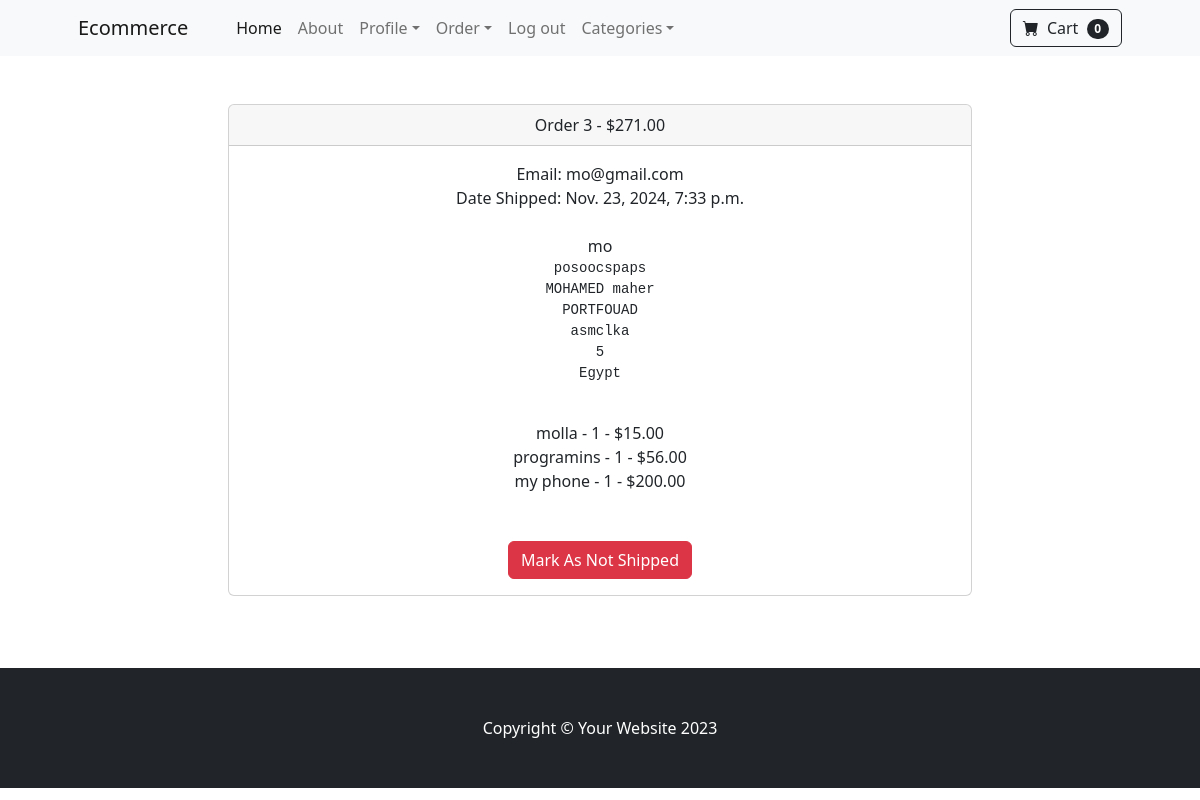
The app's page /payment/orders/3 (signed in) with its own data.
### payment/models.py (models this page shows, shortened)
class Order(models.Model):
	user = models.ForeignKey(User, on_delete=models.CASCADE, null=True, blank=True)
	full_name = models.CharField(max_length=250)
	email = models.EmailField(max_length=250)
	shipping_address = models.TextField(max_length=15000)
	amount_paid = models.DecimalField(max_digits=7, decimal_places=2)
	date_ordered = models.DateTimeField(auto_now_add=True)
	shipped = models.BooleanField(default=False)
	date_shipped = models.DateTimeField(blank=True, null=True)

class OrderItem(models.Model):
	order = models.ForeignKey(Order, on_delete=models.CASCADE, null=True)
	product = models.ForeignKey(Product, on_delete=models.CASCADE, null=True)
	user = models.ForeignKey(User, on_delete=models.CASCADE, null=True, blank=True)
	quantity = models.PositiveBigIntegerField(default=1)
	price = models.DecimalField(max_digits=7, decimal_places=2)

### store/models.py (models this page shows)
class Product(models.Model):
    name = models.CharField(max_length=50)
    price = models.DecimalField(default=0, decimal_places=2, max_digits=6)
    category = models.ForeignKey(Category, on_delete=models.CASCADE, default=1)
    description = models.CharField(max_length=250, default='', blank=True, null=True)
    image = models.ImageField(upload_to='uploads/product/')
    is_sale = models.BooleanField(default=False)
    sale_price = models.DecimalField(default=0, decimal_places=2, max_digits=6)
    def __str__(self):
        return self.name

### payment/views.py (the view, shortened to what this page needs)
# urls.py: path('orders/<int:pk>', views.orders, name='orders'),
def orders(request, pk):
	if request.user.is_authenticated and request.user.is_superuser:
		order = Order.objects.get(id=pk)
		items = OrderItem.objects.filter(order=pk)
		return render(request, 'payment/orders.html', {"order":order, "items":items})
	else:
		messages.success(request, "Access Denied")
		return redirect('home')

### cart/cart.py (called while the page is built)
    def __len__(self):
        return len(self.cart)

### cart/context_processors.py (called while the page is built)
def cart(request):
	return {'cart': Cart(request)}

### payment/templates/payment/orders.html (shortened to what this page needs)
{% extends 'base.html' %}
{% block content %}
        <div class="container">
        	<div class="row">
        		<center>
        			<div class="col-8">
        				<br/><br/>
<div class="card">
  <div class="card-header">
    Order {{ order.id}} - ${{order.amount_paid}}
  </div>
  <div class="card-body">
    Email: {{ order.email}}<br/>
    {% if order.date_shipped %}
      Date Shipped: {{ order.date_shipped}}
    {% else %}
     Date Ordered: {{ order.date_ordered}}
    {% endif %}
    <br/><br/>
    {{ order.full_name }}<br/>
    <pre>{{ order.shipping_address }}
    </pre>
    {% for item in items %}
      {{ item.product }} - {{ item.quantity }} - ${{ item.price }}<br/>
    {% endfor %}
    <br/><br/>
    {% if not order.shipped %}
    <form method="POST">
      {% csrf_token %}
      <input type="hidden" name="shipping_status" value="true">
      <button type="Submit" class="btn btn-success">Mark As Shipped</button>
    </from>
    {% else %}
    <form method="POST">
      <button type="Submit" class="btn btn-danger">Mark As Not Shipped</button>
    {% endif %}
  </div>
</div>
<br/>
<br/><br/>
        			</div>
        		</center>
        	</div>
        </div>
{% endblock %}

### store/templates/base.html (shortened to what this page needs)
{% load static %}
<!DOCTYPE html>
<html lang="en">
  <head>
    <link
      href="https://cdn.jsdelivr.net/npm/bootstrap-icons@1.5.0/font/bootstrap-icons.css"
      rel="stylesheet"
    />
    <link href="{% static 'css/style.css' %}" rel="stylesheet" />
  </head>
  <body>
    {% include 'navbar.html' %}
    {% block content %}{% endblock %}
    <footer class="py-5 bg-dark">
      <div class="container">
        <p class="m-0 text-center text-white">
          Copyright &copy; Your Website 2023
        </p>
      </div>
    </footer>
  </body>
</html>

### store/templates/navbar.html (shortened to what this page needs)
<nav class="navbar navbar-expand-lg navbar-light bg-light">
  <div class="container px-4 px-lg-5">
    <a class="navbar-brand" href="{% url 'home' %}">Ecommerce</a>
    <div class="collapse navbar-collapse" id="navbarSupportedContent">
      <ul class="navbar-nav me-auto mb-2 mb-lg-0 ms-lg-4">
        <li class="nav-item">
          <a class="nav-link active" aria-current="page" href="{% url 'home' %}"
            >Home</a
          >
        </li>
        <li h class="nav-item">
          <a class="nav-link" href="{% url 'about' %}">About</a>
        </li>
        {% if user.is_authenticated %}
        <li class="nav-item dropdown">
          <a
            class="nav-link dropdown-toggle"
            id="navbarDropdown"
            href="#"
            role="button"
            data-bs-toggle="dropdown"
            aria-expanded="false"
            >Profile</a
          >
        </li>
        {% if user.is_superuser%}
        <li class="nav-item dropdown">
          <a
            class="nav-link dropdown-toggle"
            id="navbarDropdown"
            href="#"
            role="button"
            data-bs-toggle="dropdown"
            aria-expanded="false"
            >Order</a
          >
        </li>
        {% endif%}
        <li h class="nav-item">
          <a class="nav-link" href="{% url 'logout' %}">Log out</a>
        </li>
        {% endif %}
        <li class="nav-item dropdown">
          <a
            class="nav-link dropdown-toggle"
            id="navbarDropdown"
            href="#"
            role="button"
            data-bs-toggle="dropdown"
            aria-expanded="false"
            >Categories</a
          >
        </li>
      </ul>
      <form class="d-flex">
        <a href="{% url 'cart_summary' %}" class="btn btn-outline-dark">
          <i class="bi-cart-fill me-1"></i>
          Cart
          <span
            class="badge bg-dark text-white ms-1 rounded-pill"
            id="cart_quantity"
          >
            {{ cart|length }}
          </span>
        </a>
      </form>
    </div>
  </div>
</nav>

### records on screen
Order: id "3", amount_paid "271.00", email "mo@gmail.com", date_shipped "Nov. 23, 2024, 7:33 p.m.", full_name "mo", shipping_address "posoocspaps MOHAMED maher PORTFOUAD asmclka 5 Egypt"
OrderItem: product "molla", quantity "1", price "15.00"
OrderItem: product "programins", quantity "1", price "56.00"
OrderItem: product "my phone", quantity "1", price "200.00"

### other values on screen
{{ cart|length }} "0"
